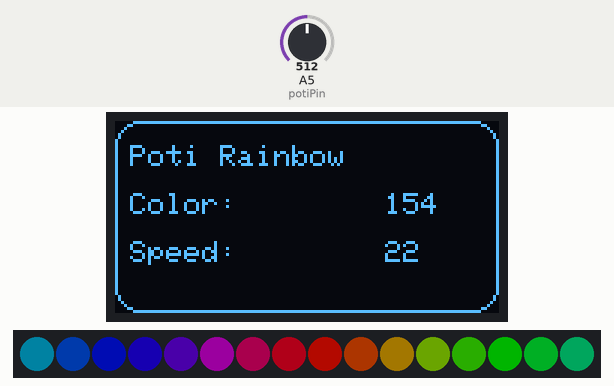
Simulated run of this sketch. Board: Arduino Uno, built with avr-gcc and run on an emulated ATmega328P. On the bench: 128×64 one-colour display, 16 RGB LEDs in strip order, left to right. The inputs (shaded band) are chosen by the test bench; at power-on: A5 (potiPin) = 512. Dim RGB values are drawn brighter than linear.

Above: at 1.2 s.
1.3 s: A5 (potiPin) set to 160
At 1.79 s:
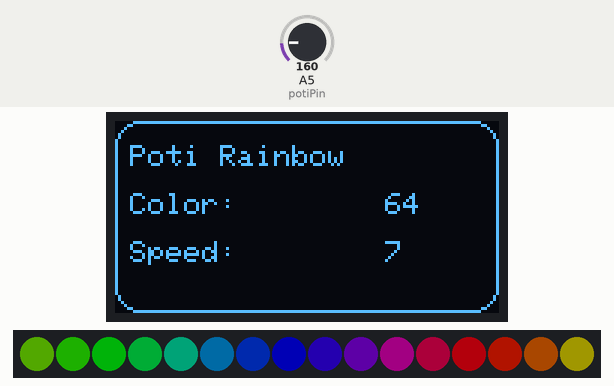
4.3 s: A5 (potiPin) set to 75
At 4.63 s:
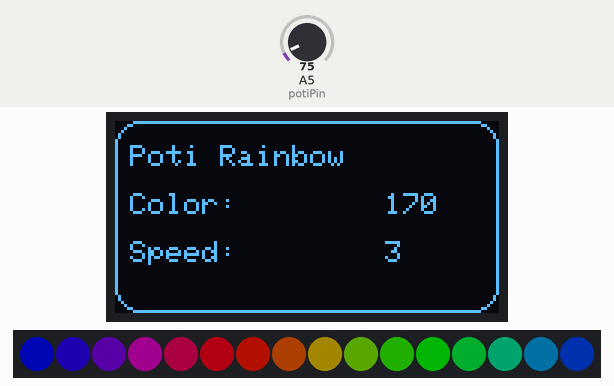
7.3 s: A5 (potiPin) set to 25
At 7.77 s:
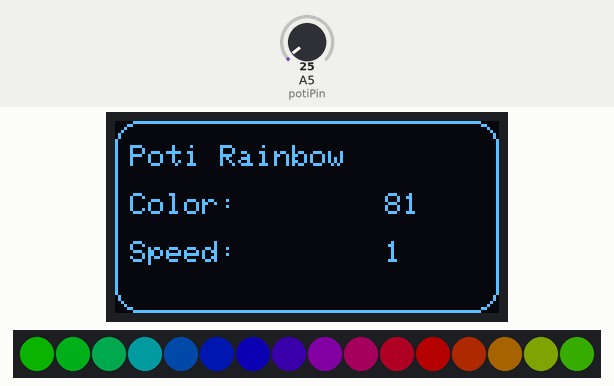
10.3 s: A5 (potiPin) set to 20
At 11.3 s:
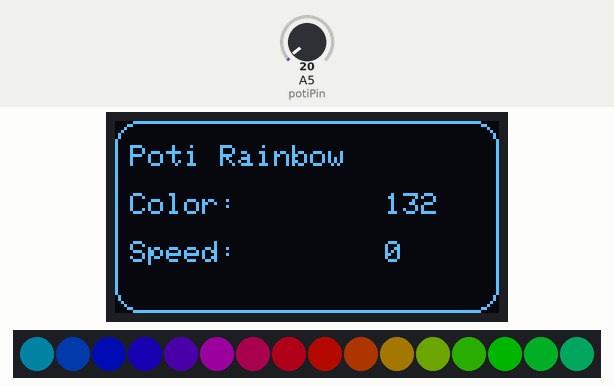
Timing chart, 0 to 12.8 s (numbered marks = the images above; inputs shaded):
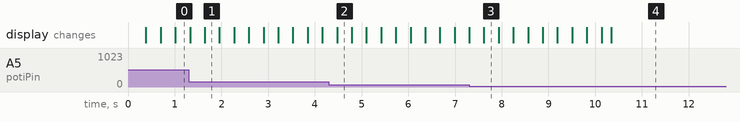

Measured:
- the behaviour switches between 23 and 22 on A5 (potiPin) (found by bisection; images 3 and 4)
- after the input at 1.3 s, the display: first differs from a run without the input after 0.34 s (image 1)

The sketch:

floating-rainbow-mit-poti-ada-oled-library.ino
```cpp
// This is a demonstration on how to use an input device to trigger changes on your neo pixels.
// You should wire a momentary push button to connect from ground to a digital IO pin.  When you
// press the button it will change to a new pixel animation.  Note that you need to press the
// button once to start the first animation!

#include <Adafruit_NeoPixel.h>
#include <Adafruit_GFX.h>
#include <Adafruit_SSD1306.h>

#define BUTTON_PIN   2    // Digital IO pin connected to the button.  This will be
                          // driven with a pull-up resistor so the switch should
                          // pull the pin to ground momentarily.  On a high -> low
                          // transition the button press logic will execute.

#define PIXEL_PIN    6    // Digital IO pin connected to the NeoPixels.

#define PIXEL_COUNT 16

// Parameter 1 = number of pixels in strip,  neopixel stick has 8
// Parameter 2 = pin number (most are valid)
// Parameter 3 = pixel type flags, add together as needed:
//   NEO_RGB     Pixels are wired for RGB bitstream
//   NEO_GRB     Pixels are wired for GRB bitstream, correct for neopixel stick
//   NEO_KHZ400  400 KHz bitstream (e.g. FLORA pixels)
//   NEO_KHZ800  800 KHz bitstream (e.g. High Density LED strip), correct for neopixel stick
Adafruit_NeoPixel strip = Adafruit_NeoPixel(PIXEL_COUNT, PIXEL_PIN, NEO_GRB + NEO_KHZ800);
#if (SSD1306_LCDHEIGHT != 64)
#error("Height incorrect, please fix Adafruit_SSD1306.h!");
#endif


// Oled Display
int sck__d0 = 8;    // ADA: SCK     U8G: D0   // CLK Clock
int mosi_d1 = 9;    // ADA: MOSI    U8G: D1
int res = 10;       // ADA: RES     U8G: RES
int dc = 11;        // ADA: DC      U8G: DC   // Data Command
int cs = 12;        // ADA: CS      U8G: CS   // Cable Select
//U8GLIB_SH1106_128X64 u8g(sck__d0, mosi_d1, cs, dc, res);
Adafruit_SSD1306 display(mosi_d1, sck__d0, dc, res, cs);


// durchlaufvariable für start-color
// wird im Loop hochgezählt
int j = 0;
int dt = 1;

// 10k Poti an pin A5
// links/rechts an Vcc und Gnd
// mitte an A5
int potiPin = A5;
int potiValue = 0;

void setup() {
  // by default, we'll generate the high voltage from the 3.3v line internally! (neat!)
  display.begin(SSD1306_SWITCHCAPVCC);
  // Clear the buffer.
  display.clearDisplay();


  strip.setBrightness(64);
  strip.begin();
  strip.show(); // Initialize all pixels to 'off'
}

void loop() {
  dt = map(analogRead(potiPin), 0, 1023, 0, 45);

  for(int i=0; i< strip.numPixels(); i++) {
    strip.setPixelColor(i, Wheel(( (i * 256 / strip.numPixels()) +j) ));
  }

  strip.show();

 // Farbbeginn hochzählen
  j=j+dt;
  if (j>255){
    j=0;
  }

  // drawing lcd
  fillLCD();
  delay(20);
}


// Input a value 0 to 255 to get a color value.
// The colours are a transition r - g - b - back to r.
uint32_t Wheel(byte WheelPos) {
  WheelPos = 255 - WheelPos;
  if(WheelPos < 85) {
    return strip.Color(255 - WheelPos * 3, 0, WheelPos * 3);
  }
  if(WheelPos < 170) {
    WheelPos -= 85;
    return strip.Color(0, WheelPos * 3, 255 - WheelPos * 3);
  }
  WheelPos -= 170;
  return strip.Color(WheelPos * 3, 255 - WheelPos * 3, 0);
}


void fillLCD(void){
  display.clearDisplay();
  display.setTextSize(1);
  display.setTextColor(WHITE);

  display.drawRoundRect(0, 0, display.width(), display.height(), 8, WHITE);

  display.setCursor(5,8);
  display.println("Poti Rainbow");
  display.setCursor(5,24);
  display.println("Color:");
  display.setCursor(5,40);
  display.println("Speed:");
  display.setCursor(90, 24);  // set position
  display.print(j);  //
  display.setCursor(90, 40);  // set position
  display.print(dt);  //
  display.display();
 }
```
